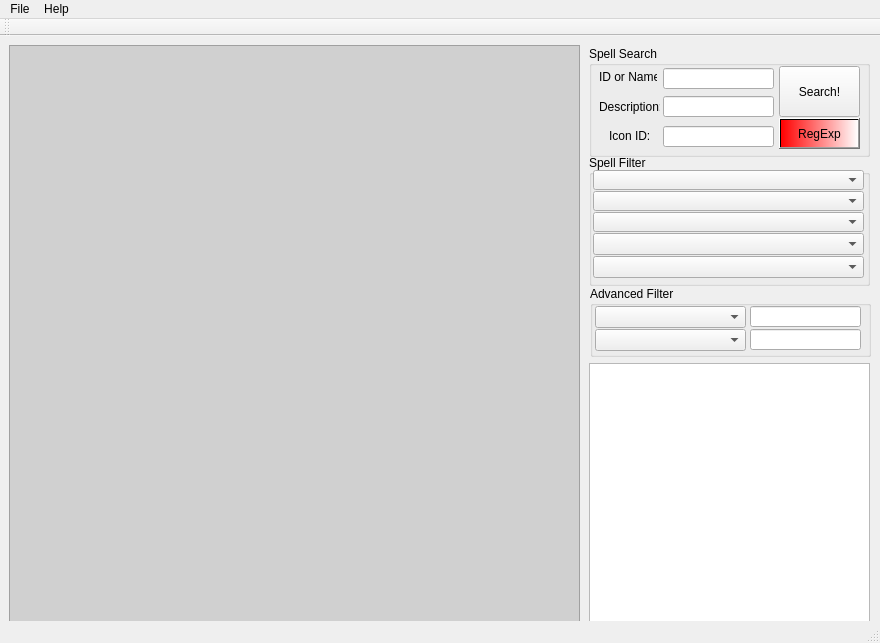
<?xml version="1.0" encoding="UTF-8"?>
<ui version="4.0">
 <class>SpellWorkUI</class>
 <widget class="QMainWindow" name="SpellWorkUI">
  <property name="geometry">
   <rect>
    <x>0</x>
    <y>0</y>
    <width>880</width>
    <height>643</height>
   </rect>
  </property>
  <property name="windowTitle">
   <string>SpellWork</string>
  </property>
  <property name="windowIcon">
   <iconset resource="SpellWork.qrc">
    <normaloff>:/SpellWork/mangos.ico</normaloff>:/SpellWork/mangos.ico</iconset>
  </property>
  <property name="documentMode">
   <bool>false</bool>
  </property>
  <widget class="QWidget" name="centralWidget">
   <widget class="QTextBrowser" name="SpellInfoBrowser">
    <property name="geometry">
     <rect>
      <x>9</x>
      <y>9</y>
      <width>571</width>
      <height>581</height>
     </rect>
    </property>
    <property name="styleSheet">
     <string notr="true">background-color: rgb(208, 208, 208);</string>
    </property>
   </widget>
   <widget class="QGroupBox" name="groupBox_2">
    <property name="geometry">
     <rect>
      <x>589</x>
      <y>119</y>
      <width>281</width>
      <height>131</height>
     </rect>
    </property>
    <property name="title">
     <string>Spell Filter</string>
    </property>
    <widget class="QComboBox" name="comboBox">
     <property name="geometry">
      <rect>
       <x>4</x>
       <y>15</y>
       <width>271</width>
       <height>20</height>
      </rect>
     </property>
     <property name="font">
      <font>
       <pointsize>7</pointsize>
      </font>
     </property>
     <property name="currentIndex">
      <number>-1</number>
     </property>
     <property name="maxVisibleItems">
      <number>30</number>
     </property>
     <property name="insertPolicy">
      <enum>QComboBox::InsertAfterCurrent</enum>
     </property>
    </widget>
    <widget class="QComboBox" name="comboBox_2">
     <property name="geometry">
      <rect>
       <x>4</x>
       <y>36</y>
       <width>271</width>
       <height>20</height>
      </rect>
     </property>
     <property name="font">
      <font>
       <pointsize>7</pointsize>
      </font>
     </property>
     <property name="currentIndex">
      <number>-1</number>
     </property>
     <property name="maxVisibleItems">
      <number>30</number>
     </property>
     <property name="insertPolicy">
      <enum>QComboBox::InsertAfterCurrent</enum>
     </property>
    </widget>
    <widget class="QComboBox" name="comboBox_3">
     <property name="geometry">
      <rect>
       <x>4</x>
       <y>57</y>
       <width>271</width>
       <height>20</height>
      </rect>
     </property>
     <property name="font">
      <font>
       <pointsize>7</pointsize>
      </font>
     </property>
     <property name="currentIndex">
      <number>-1</number>
     </property>
     <property name="maxVisibleItems">
      <number>30</number>
     </property>
     <property name="insertPolicy">
      <enum>QComboBox::InsertAfterCurrent</enum>
     </property>
    </widget>
    <widget class="QComboBox" name="comboBox_4">
     <property name="geometry">
      <rect>
       <x>4</x>
       <y>78</y>
       <width>271</width>
       <height>22</height>
      </rect>
     </property>
     <property name="font">
      <font>
       <pointsize>7</pointsize>
      </font>
     </property>
     <property name="maxVisibleItems">
      <number>30</number>
     </property>
    </widget>
    <widget class="QComboBox" name="comboBox_5">
     <property name="geometry">
      <rect>
       <x>4</x>
       <y>101</y>
       <width>271</width>
       <height>22</height>
      </rect>
     </property>
     <property name="font">
      <font>
       <pointsize>7</pointsize>
      </font>
     </property>
     <property name="maxVisibleItems">
      <number>30</number>
     </property>
    </widget>
   </widget>
   <widget class="QGroupBox" name="groupBox">
    <property name="geometry">
     <rect>
      <x>589</x>
      <y>10</y>
      <width>281</width>
      <height>111</height>
     </rect>
    </property>
    <property name="sizePolicy">
     <sizepolicy hsizetype="Fixed" vsizetype="Fixed">
      <horstretch>0</horstretch>
      <verstretch>0</verstretch>
     </sizepolicy>
    </property>
    <property name="minimumSize">
     <size>
      <width>217</width>
      <height>81</height>
     </size>
    </property>
    <property name="title">
     <string>Spell Search</string>
    </property>
    <property name="flat">
     <bool>false</bool>
    </property>
    <property name="checkable">
     <bool>false</bool>
    </property>
    <widget class="QLabel" name="findLine_l1">
     <property name="geometry">
      <rect>
       <x>10</x>
       <y>23</y>
       <width>58</width>
       <height>16</height>
      </rect>
     </property>
     <property name="text">
      <string>ID or Name:</string>
     </property>
    </widget>
    <widget class="QLineEdit" name="findLine_e1">
     <property name="geometry">
      <rect>
       <x>74</x>
       <y>22</y>
       <width>111</width>
       <height>21</height>
      </rect>
     </property>
     <property name="frame">
      <bool>true</bool>
     </property>
     <property name="cursorPosition">
      <number>0</number>
     </property>
    </widget>
    <widget class="QLabel" name="findLine_l2">
     <property name="geometry">
      <rect>
       <x>20</x>
       <y>80</y>
       <width>41</width>
       <height>20</height>
      </rect>
     </property>
     <property name="text">
      <string>Icon ID:</string>
     </property>
    </widget>
    <widget class="QLineEdit" name="findLine_e2">
     <property name="geometry">
      <rect>
       <x>74</x>
       <y>80</y>
       <width>111</width>
       <height>21</height>
      </rect>
     </property>
    </widget>
    <widget class="QPushButton" name="findButton">
     <property name="geometry">
      <rect>
       <x>190</x>
       <y>20</y>
       <width>81</width>
       <height>51</height>
      </rect>
     </property>
     <property name="font">
      <font>
       <weight>50</weight>
       <italic>false</italic>
       <bold>false</bold>
      </font>
     </property>
     <property name="text">
      <string>Search!</string>
     </property>
     <property name="autoDefault">
      <bool>true</bool>
     </property>
    </widget>
    <widget class="QLabel" name="findLine_l3">
     <property name="geometry">
      <rect>
       <x>10</x>
       <y>50</y>
       <width>61</width>
       <height>21</height>
      </rect>
     </property>
     <property name="text">
      <string>Description:</string>
     </property>
    </widget>
    <widget class="QLineEdit" name="findLine_e3">
     <property name="geometry">
      <rect>
       <x>74</x>
       <y>50</y>
       <width>111</width>
       <height>21</height>
      </rect>
     </property>
    </widget>
    <widget class="QPushButton" name="regexpButton">
     <property name="geometry">
      <rect>
       <x>190</x>
       <y>72</y>
       <width>81</width>
       <height>31</height>
      </rect>
     </property>
     <property name="focusPolicy">
      <enum>Qt::StrongFocus</enum>
     </property>
     <property name="styleSheet">
      <string notr="true">background-color: qlineargradient(spread:pad, x1:0, y1:0, x2:1, y2:0, stop:0 rgba(255, 0, 0, 255), stop:1 rgba(255, 255, 255, 255));</string>
     </property>
     <property name="text">
      <string>RegExp</string>
     </property>
     <property name="checkable">
      <bool>false</bool>
     </property>
     <property name="checked">
      <bool>false</bool>
     </property>
    </widget>
   </widget>
   <widget class="QTableView" name="SpellList">
    <property name="geometry">
     <rect>
      <x>589</x>
      <y>327</y>
      <width>281</width>
      <height>261</height>
     </rect>
    </property>
    <property name="sizePolicy">
     <sizepolicy hsizetype="Fixed" vsizetype="Expanding">
      <horstretch>0</horstretch>
      <verstretch>0</verstretch>
     </sizepolicy>
    </property>
    <property name="autoFillBackground">
     <bool>false</bool>
    </property>
    <property name="frameShape">
     <enum>QFrame::StyledPanel</enum>
    </property>
    <property name="frameShadow">
     <enum>QFrame::Sunken</enum>
    </property>
    <property name="lineWidth">
     <number>1</number>
    </property>
    <property name="midLineWidth">
     <number>0</number>
    </property>
    <property name="horizontalScrollBarPolicy">
     <enum>Qt::ScrollBarAlwaysOff</enum>
    </property>
    <property name="editTriggers">
     <set>QAbstractItemView::NoEditTriggers</set>
    </property>
    <property name="tabKeyNavigation">
     <bool>true</bool>
    </property>
    <property name="alternatingRowColors">
     <bool>false</bool>
    </property>
    <property name="selectionMode">
     <enum>QAbstractItemView::SingleSelection</enum>
    </property>
    <property name="selectionBehavior">
     <enum>QAbstractItemView::SelectRows</enum>
    </property>
    <property name="textElideMode">
     <enum>Qt::ElideMiddle</enum>
    </property>
    <property name="showGrid">
     <bool>true</bool>
    </property>
    <property name="gridStyle">
     <enum>Qt::SolidLine</enum>
    </property>
    <property name="wordWrap">
     <bool>false</bool>
    </property>
    <property name="cornerButtonEnabled">
     <bool>false</bool>
    </property>
    <attribute name="horizontalHeaderDefaultSectionSize">
     <number>40</number>
    </attribute>
    <attribute name="horizontalHeaderHighlightSections">
     <bool>false</bool>
    </attribute>
    <attribute name="horizontalHeaderStretchLastSection">
     <bool>true</bool>
    </attribute>
    <attribute name="verticalHeaderVisible">
     <bool>false</bool>
    </attribute>
    <attribute name="verticalHeaderCascadingSectionResizes">
     <bool>false</bool>
    </attribute>
    <attribute name="verticalHeaderDefaultSectionSize">
     <number>17</number>
    </attribute>
    <attribute name="verticalHeaderMinimumSectionSize">
     <number>17</number>
    </attribute>
   </widget>
   <widget class="QGroupBox" name="groupBox_3">
    <property name="geometry">
     <rect>
      <x>590</x>
      <y>250</y>
      <width>281</width>
      <height>71</height>
     </rect>
    </property>
    <property name="title">
     <string>Advanced Filter</string>
    </property>
    <widget class="QComboBox" name="adBox1">
     <property name="geometry">
      <rect>
       <x>5</x>
       <y>20</y>
       <width>151</width>
       <height>22</height>
      </rect>
     </property>
     <property name="maxVisibleItems">
      <number>30</number>
     </property>
    </widget>
    <widget class="QLineEdit" name="adLine1">
     <property name="geometry">
      <rect>
       <x>160</x>
       <y>20</y>
       <width>111</width>
       <height>21</height>
      </rect>
     </property>
    </widget>
    <widget class="QLineEdit" name="adLine2">
     <property name="geometry">
      <rect>
       <x>160</x>
       <y>43</y>
       <width>111</width>
       <height>21</height>
      </rect>
     </property>
    </widget>
    <widget class="QComboBox" name="adBox2">
     <property name="geometry">
      <rect>
       <x>5</x>
       <y>43</y>
       <width>151</width>
       <height>22</height>
      </rect>
     </property>
     <property name="maxVisibleItems">
      <number>30</number>
     </property>
    </widget>
   </widget>
  </widget>
  <widget class="QMenuBar" name="menuBar">
   <property name="geometry">
    <rect>
     <x>0</x>
     <y>0</y>
     <width>880</width>
     <height>21</height>
    </rect>
   </property>
   <widget class="QMenu" name="menuFile">
    <property name="title">
     <string>File</string>
    </property>
    <addaction name="actionExit"/>
   </widget>
   <widget class="QMenu" name="menuHelp">
    <property name="title">
     <string>Help</string>
    </property>
    <addaction name="actionAbout"/>
   </widget>
   <addaction name="menuFile"/>
   <addaction name="menuHelp"/>
  </widget>
  <widget class="QToolBar" name="mainToolBar">
   <attribute name="toolBarArea">
    <enum>TopToolBarArea</enum>
   </attribute>
   <attribute name="toolBarBreak">
    <bool>false</bool>
   </attribute>
  </widget>
  <widget class="QStatusBar" name="statusBar">
   <property name="sizeGripEnabled">
    <bool>true</bool>
   </property>
  </widget>
  <action name="actionExit">
   <property name="checkable">
    <bool>false</bool>
   </property>
   <property name="text">
    <string>Exit</string>
   </property>
   <property name="visible">
    <bool>true</bool>
   </property>
   <property name="iconVisibleInMenu">
    <bool>false</bool>
   </property>
  </action>
  <action name="actionAbout">
   <property name="text">
    <string>About...</string>
   </property>
  </action>
  <action name="actionFind">
   <property name="checkable">
    <bool>true</bool>
   </property>
   <property name="text">
    <string>Find</string>
   </property>
   <property name="shortcut">
    <string>Return</string>
   </property>
   <property name="visible">
    <bool>true</bool>
   </property>
  </action>
 </widget>
 <layoutdefault spacing="6" margin="11"/>
 <resources>
  <include location="SpellWork.qrc"/>
 </resources>
 <connections/>
</ui>
